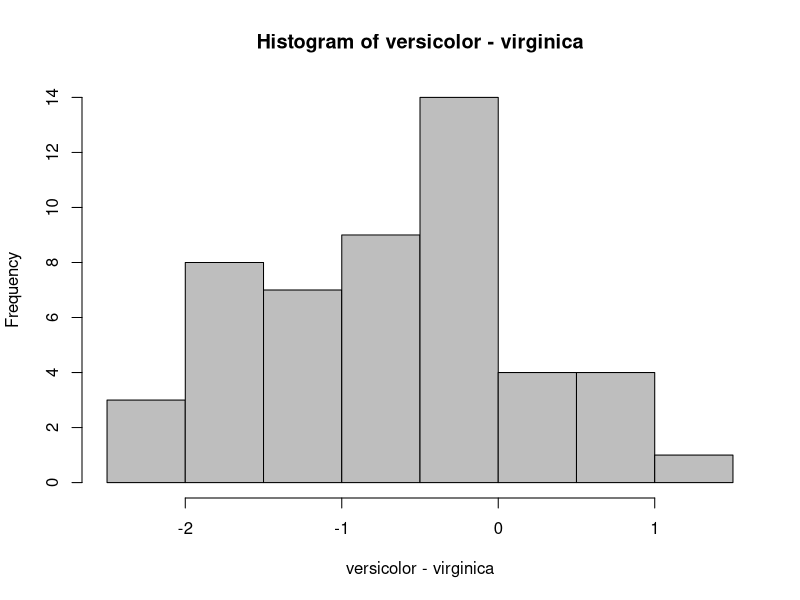

R code for this plot:
#Paired t-test prototype
#Justin Mann
#2/16/2016

#A paired t-test is a parametric test which compares the means of two matched samples.

#Read in data: I'm using "iris," a data set built into r.
iris

#The following test will compare Sepal.Length between "versicolor" and "virginica"
#Assign subsets of two equal-length vectors

versicolor <- iris$Sepal.Length[iris$Species == "versicolor"]
virginica <- iris$Sepal.Length[iris$Species == "virginica"]

#Assumptions:
#1. Observed values X1,1, X1,2, X1,3, ... X1,n are a random sample exactly matched with
#Observed values X2,1, X2,2, X2,3, ... X2,n across individuals 1,2,3, ... ,n.
#2. Let di= X2,i -X1,i for each individual i are a random sample from ~N(mu,Sigma).
#3. Variance of the population is unknown.
##Note: paired t-test is reasonably robust for deviations from normal distribution.

#Verify that data vectors are the same length
length(versicolor)
#[1] 50
length(virginica)
#[1] 50

#Differences between pairs are normally distributed
hist(versicolor - virginica, col="grey")

#Below are the manual calculations for paired t-test

#Assign vectors versicolor and virginica to variables "x1" and "x2" respectively. 
x1 <- versicolor
x2 <- virginica

#Assign "n" to sample size
n <- length(versicolor)

#Assign means and standard deviations
x1bar <- mean(versicolor)
x2bar <- mean(virginica)
s1 <- sd(versicolor)
s2 <- sd(virginica)

#Assign "dbar" to the mean difference between paired data
d <- x1-x2
dbar <- mean(d)

#Assign standard deviation of "d" 
s_d <- sqrt(var(d))

#Test statistic calculation for "t"
t <- dbar/(s_d/sqrt(n))
t

#Probability (P) value (two sided case)
degf <- n-1
P <- 2 * pt(t, degf)
P

#Confidence intervals
alpha <- 0.05

#T distribution
c1 <- qt(alpha/2,degf)
c1 <- -c1

#Confidence Intervals
ci_l <- dbar-c1*(s_d/sqrt(n))
ci_u <- dbar+c1*(s_d/sqrt(n))

CI <- c(ci_l, ci_u)
CI

#Run the test using the built in function
t.test(versicolor,virginica,paired=TRUE, conf.level=0.95)
